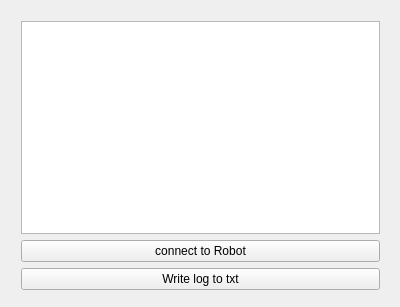
<?xml version="1.0" encoding="UTF-8"?>
<ui version="4.0">
 <class>MainWindow</class>
 <widget class="QMainWindow" name="MainWindow">
  <property name="geometry">
   <rect>
    <x>0</x>
    <y>0</y>
    <width>400</width>
    <height>307</height>
   </rect>
  </property>
  <property name="windowTitle">
   <string>MainWindow</string>
  </property>
  <widget class="QWidget" name="centralWidget">
   <widget class="QWidget" name="verticalLayoutWidget">
    <property name="geometry">
     <rect>
      <x>10</x>
      <y>10</y>
      <width>381</width>
      <height>291</height>
     </rect>
    </property>
    <layout class="QVBoxLayout" name="verticalLayout">
     <item>
      <widget class="QPlainTextEdit" name="plainTextEdit"/>
     </item>
     <item>
      <layout class="QHBoxLayout" name="horizontalLayout_2">
       <item>
        <widget class="QPushButton" name="pushButton_2">
         <property name="text">
          <string>connect to Robot</string>
         </property>
        </widget>
       </item>
      </layout>
     </item>
     <item>
      <layout class="QHBoxLayout" name="horizontalLayout">
       <item>
        <widget class="QPushButton" name="pushButton">
         <property name="text">
          <string>Write log to txt</string>
         </property>
        </widget>
       </item>
      </layout>
     </item>
    </layout>
   </widget>
  </widget>
 </widget>
 <layoutdefault spacing="6" margin="11"/>
 <resources/>
 <connections/>
</ui>
